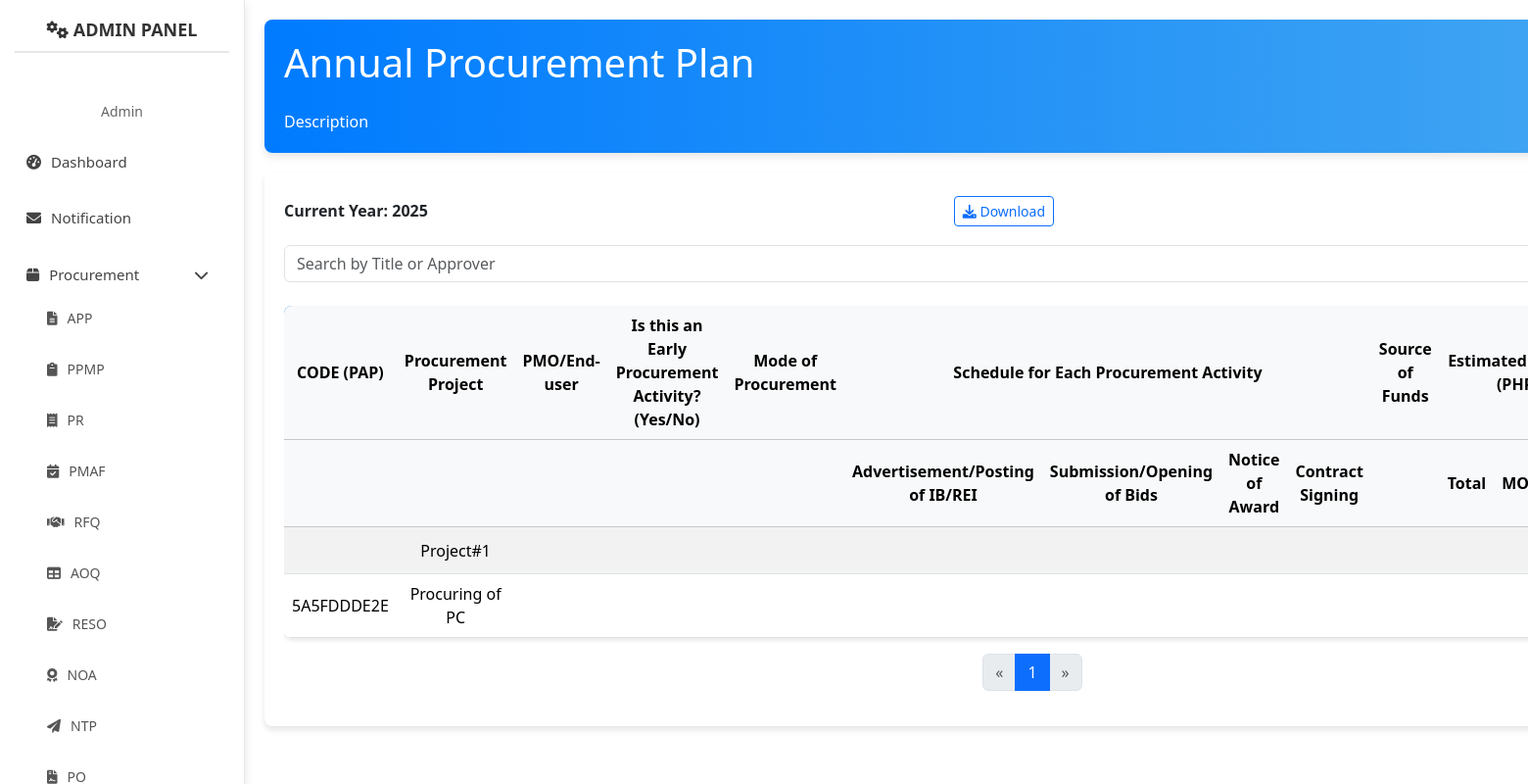
The page /admin/app.php (signed in) on the database its author committed.
### tables this page shows
CREATE TABLE `ppmp_list` (
  `ppmp_id` int(11) UNSIGNED NOT NULL,
  `project_title` varchar(255) NOT NULL,
  `user_id` int(11) UNSIGNED NOT NULL,
  `approver` varchar(100) DEFAULT 'pending',
  `date_created` timestamp NOT NULL DEFAULT current_timestamp(),
  `status` enum('approved','pending','rejected','completed') DEFAULT 'pending',
  `created_at` timestamp NOT NULL DEFAULT current_timestamp(),
  `updated_at` timestamp NOT NULL DEFAULT current_timestamp() ON UPDATE current_timestamp(),
  `signature` longblob DEFAULT NULL
);

CREATE TABLE `ppmp_form` (
  `ppmp_form_id` int(11) UNSIGNED NOT NULL,
  `year` varchar(4) NOT NULL,
  `code` varchar(100) NOT NULL,
  `general_description` text NOT NULL,
  `quantity_size` varchar(100) NOT NULL,
  `estimated_budget` decimal(15,2) NOT NULL,
  `schedule` longtext NOT NULL CHECK (json_valid(`schedule`)),
  `ppmp_id` int(11) UNSIGNED NOT NULL,
  `date_created` timestamp NOT NULL DEFAULT current_timestamp(),
  `created_at` timestamp NOT NULL DEFAULT current_timestamp(),
  `updated_at` timestamp NOT NULL DEFAULT current_timestamp() ON UPDATE current_timestamp()
);

### admin/app.php (the view, shortened to what this page needs)
<?php
require_once '../admin/src/config/database.php';
$yearFilter = isset($_GET['year']) ? $_GET['year'] : '';
$limit = 10;
$page = isset($_GET['page']) ? (int)$_GET['page'] : 1;
$offset = ($page - 1) * $limit;
$query = "SELECT ppmp_list.ppmp_id, ppmp_list.project_title, ppmp_form.code, app.pmo_end_user, app.early_procurement_activity,
            app.mode_of_procurement, app.advertisement_posting_ib_rei, app.submission_opening_bids, app.notice_of_award,
            app.contract_signing, app.source_of_funds, app.total, app.mooe, app.co, app.remarks
          FROM ppmp_list
          LEFT JOIN app ON ppmp_list.ppmp_id = app.ppmp_id
          LEFT JOIN ppmp_form ON ppmp_list.ppmp_id = ppmp_form.ppmp_id
          WHERE ppmp_list.status = 'approved'";
$query .= " ORDER BY ppmp_list.ppmp_id ASC LIMIT $limit OFFSET $offset";
$result = mysqli_query($conn, $query);
$currentYear = date('Y');
$countQuery = "SELECT COUNT(*) AS total FROM ppmp_list";
$countResult = mysqli_query($conn, $countQuery);
$countRow = mysqli_fetch_assoc($countResult);
$totalRows = $countRow['total'];
$totalPages = ceil($totalRows / $limit);
?>
<!DOCTYPE html>
<html lang="en">
<head>
    <link rel="stylesheet" href="https://cdn.jsdelivr.net/npm/bootstrap@5.3.3/dist/css/bootstrap.min.css">
    <link rel="stylesheet" href="https://cdnjs.cloudflare.com/ajax/libs/font-awesome/6.0.0-beta3/css/all.min.css">
    <link rel="stylesheet" href="../admin/src/css/dashboard.css">
    <link rel="stylesheet" href="../admin/src/css/pr.css">
    <link rel="stylesheet" href="src/css/ppmp_list.css">
</head>
<body>
    <div class="d-flex">
        <?php include '../admin/sidebar.php'; ?>
        <div class="content flex-grow-1" style="margin-left: 250px; padding: 20px;">
            <div class="header-card">
                <h1 class="mb-4">Annual Procurement Plan</h1>
                <p class="mb-0">Description</p>
            </div>
            <div class="table-container">
                <div class="d-flex justify-content-between align-items-center mb-3">
                    <div>
                        <span class="total-number">Current Year: <?php echo $currentYear; ?></span>
                    </div>
                    <div>
                        <a href="../admin/src/process/download_excel_app.php" class="btn btn-outline-primary btn-sm" title="Download Table" style="margin-right: 5px;">
                            <i class="fas fa-download"></i> Download
                        </a>
                    </div>
                </div>
                <div class="search-container mb-4">
                    <input type="text" class="form-control" id="search-bar" placeholder="Search by Title or Approver">
                </div>
                <div class="table-responsive">
                    <table class="table table-striped table-hover">
                        <thead class="table-light">
                            <tr>
                                <th>CODE (PAP)</th>
                                <th>Procurement Project</th>
                                <th>PMO/End-user</th>
                                <th>Is this an Early Procurement Activity? (Yes/No)</th>
                                <th>Mode of Procurement</th>
                                <th colspan="4" class="text-center">Schedule for Each Procurement Activity</th>
                                <th>Source of Funds</th>
                                <th colspan="3" class="text-center">Estimated Budget (PHP)</th>
                            </tr>
                            <tr>
                                <th></th>
                                <th></th>
                                <th></th>
                                <th></th>
                                <th></th>
                                <th>Advertisement/Posting of IB/REI</th>
                                <th>Submission/Opening of Bids</th>
                                <th>Notice of Award</th>
                                <th>Contract Signing</th>
                                <th></th>
                                <th>Total</th>
                                <th>MOOE</th>
                            </tr>
                        </thead>
                        <tbody id="ppmp-table">
                            <?php while ($row = mysqli_fetch_assoc($result)): ?>
                                <tr>
                                    <td><?php echo htmlspecialchars($row['code']); ?></td>
                                    <td><?php echo htmlspecialchars($row['project_title']); ?></td>
                                    <td><?php echo htmlspecialchars($row['pmo_end_user']); ?></td>
                                    <td><?php echo htmlspecialchars($row['early_procurement_activity']); ?></td>
                                    <td><?php echo htmlspecialchars($row['mode_of_procurement']); ?></td>
                                    <td><?php echo htmlspecialchars($row['advertisement_posting_ib_rei']); ?></td>
                                    <td><?php echo htmlspecialchars($row['submission_opening_bids']); ?></td>
                                    <td><?php echo htmlspecialchars($row['notice_of_award']); ?></td>
                                    <td><?php echo htmlspecialchars($row['contract_signing']); ?></td>
                                    <td><?php echo htmlspecialchars($row['source_of_funds']); ?></td>
                                    <td><?php echo htmlspecialchars($row['total']); ?></td>
                                    <td><?php echo htmlspecialchars($row['mooe']); ?></td>
                                </tr>
                            <?php endwhile; ?>
                        </tbody>
                    </table>
                </div>
                <nav aria-label="Page navigation">
                    <ul class="pagination">
                        <li class="page-item <?php echo ($page == 1) ? 'disabled' : ''; ?>">
                            <a class="page-link" href="?page=<?php echo $page - 1; ?>&year=<?php echo $yearFilter; ?>" aria-label="Previous">
                                <span aria-hidden="true">&laquo;</span>
                            </a>
                        </li>
                        <?php for ($i = 1; $i <= $totalPages; $i++): ?>
                            <li class="page-item <?php echo ($i == $page) ? 'active' : ''; ?>">
                                <a class="page-link" href="?page=<?php echo $i; ?>&year=<?php echo $yearFilter; ?>"><?php echo $i; ?></a>
                            </li>
                        <?php endfor; ?>
                        <li class="page-item <?php echo ($page == $totalPages) ? 'disabled' : ''; ?>">
                            <a class="page-link" href="?page=<?php echo $page + 1; ?>&year=<?php echo $yearFilter; ?>" aria-label="Next">
                                <span aria-hidden="true">&raquo;</span>
                            </a>
                        </li>
                    </ul>
                </nav>
            </div>
        </div>
</body>
</html>

### end-user/src/css/dashboard.css (style rules this page uses)
body { background-color: #f8f9fa; font-family: 'Arial', sans-serif; }
.content { margin-left: 250px; padding: 20px; }
.header-card { background: linear-gradient(90deg, #007bff, #4bacef); color: white; padding: 20px; border-radius: 8px; margin-bottom: 20px; box-shadow: 0 4px 8px rgba(0, 0, 0, 0.1); }

### admin/src/css/pr.css (style rules this page uses)
body { background-color: #f8f9fa; }
.content { margin-left: 250px; padding: 20px; }
.header-card { background: linear-gradient(90deg, #007bff, #4bacef); color: white; padding: 20px; border-radius: 8px; margin-bottom: 20px; box-shadow: 0 4px 8px rgba(0, 0, 0, 0.1); }
table { box-shadow: 0 2px 5px rgba(0, 0, 0, 0.1); border-radius: 8px; overflow: hidden; }
table thead { background-color: #007bff; color: white; }
table td, table th { text-align: center; vertical-align: middle; }
.btn { border-radius: 30px; }

### admin/src/css/ppmp_list.css (style rules this page uses)
body { font-family: Arial, sans-serif; background-color: #f7f7f7; }
.header-card h1 { margin-bottom: 10px; }
.table-container { background-color: #ffffff; padding: 20px; border-radius: 8px; box-shadow: 0 4px 6px rgba(0, 0, 0, 0.1); }
.table th, .table td { vertical-align: middle; }
.total-number { font-weight: 600; }

### admin/app.php (style rules this page uses)
.pagination { justify-content: center; display: flex; }

### rows shown on the page
ppmp_list: project_title "Project#1"
ppmp_form: code "5A5FDDDE2E", ppmp.project_title "Procuring of PC"
